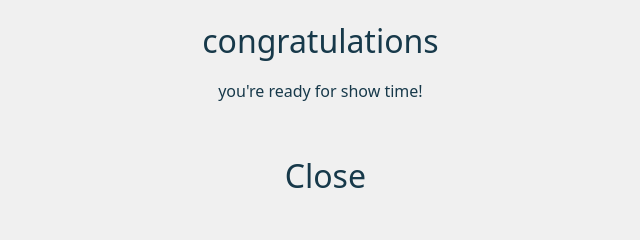
<?xml version="1.0" encoding="UTF-8"?>
<ui version="4.0">
 <class>SuccessDialog</class>
 <widget class="QWidget" name="SuccessDialog">
  <property name="geometry">
   <rect>
    <x>0</x>
    <y>0</y>
    <width>640</width>
    <height>240</height>
   </rect>
  </property>
  <property name="windowTitle">
   <string>Form</string>
  </property>
  <property name="styleSheet">
   <string notr="true">color: #17394A;
background: rgb(240, 240, 240);</string>
  </property>
  <widget class="QLabel" name="successDescLabel">
   <property name="geometry">
    <rect>
     <x>10</x>
     <y>80</y>
     <width>621</width>
     <height>21</height>
    </rect>
   </property>
   <property name="font">
    <font>
     <family>Source Sans Pro</family>
     <pointsize>12</pointsize>
    </font>
   </property>
   <property name="styleSheet">
    <string notr="true">color: #17394A;
background: rgb(240, 240, 240, 0);</string>
   </property>
   <property name="text">
    <string>you're ready for show time!</string>
   </property>
   <property name="alignment">
    <set>Qt::AlignCenter</set>
   </property>
  </widget>
  <widget class="QLabel" name="successTitleLabel">
   <property name="geometry">
    <rect>
     <x>10</x>
     <y>20</y>
     <width>621</width>
     <height>41</height>
    </rect>
   </property>
   <property name="font">
    <font>
     <family>Source Sans Pro</family>
     <pointsize>24</pointsize>
    </font>
   </property>
   <property name="styleSheet">
    <string notr="true">color: #17394A;
background: rgb(240, 240, 240, 0);</string>
   </property>
   <property name="text">
    <string>congratulations</string>
   </property>
   <property name="alignment">
    <set>Qt::AlignCenter</set>
   </property>
  </widget>
  <widget class="QPushButton" name="closeInstallerButton">
   <property name="geometry">
    <rect>
     <x>260</x>
     <y>150</y>
     <width>131</width>
     <height>51</height>
    </rect>
   </property>
   <property name="font">
    <font>
     <family>Source Sans Pro</family>
     <pointsize>24</pointsize>
    </font>
   </property>
   <property name="focusPolicy">
    <enum>Qt::WheelFocus</enum>
   </property>
   <property name="styleSheet">
    <string notr="true">QPushButton {
color:#17394A;
background: qradialgradient(cx: 0.3, cy: -0.4,
fx: 0.3, fy: -0.4,
radius: 1.35, stop: 0 rgb(240,240,240), stop: 1 rgb(210,210,210));
border-radius: 11px;
}
QPushButton:focus {
border: 1px solid #17394A;
}

QPushButton:hover {
background: qradialgradient(cx: 0.4, cy: -0.1,
fx: 0.3, fy: -0.4,
radius: 1.35, stop: 0 rgb(240,240,240), stop: 1 rgb(180,180,180));
}

QPushButton:pressed {
background: qradialgradient(cx: 0.1, cy: -0.1,
fx: 0.4, fy: -0.1,
radius: 1.35, stop: 0 rgb(240,240,240), stop: 1 rgb(180,180,180));
}
</string>
   </property>
   <property name="text">
    <string>Close</string>
   </property>
  </widget>
 </widget>
 <resources/>
 <connections/>
</ui>
